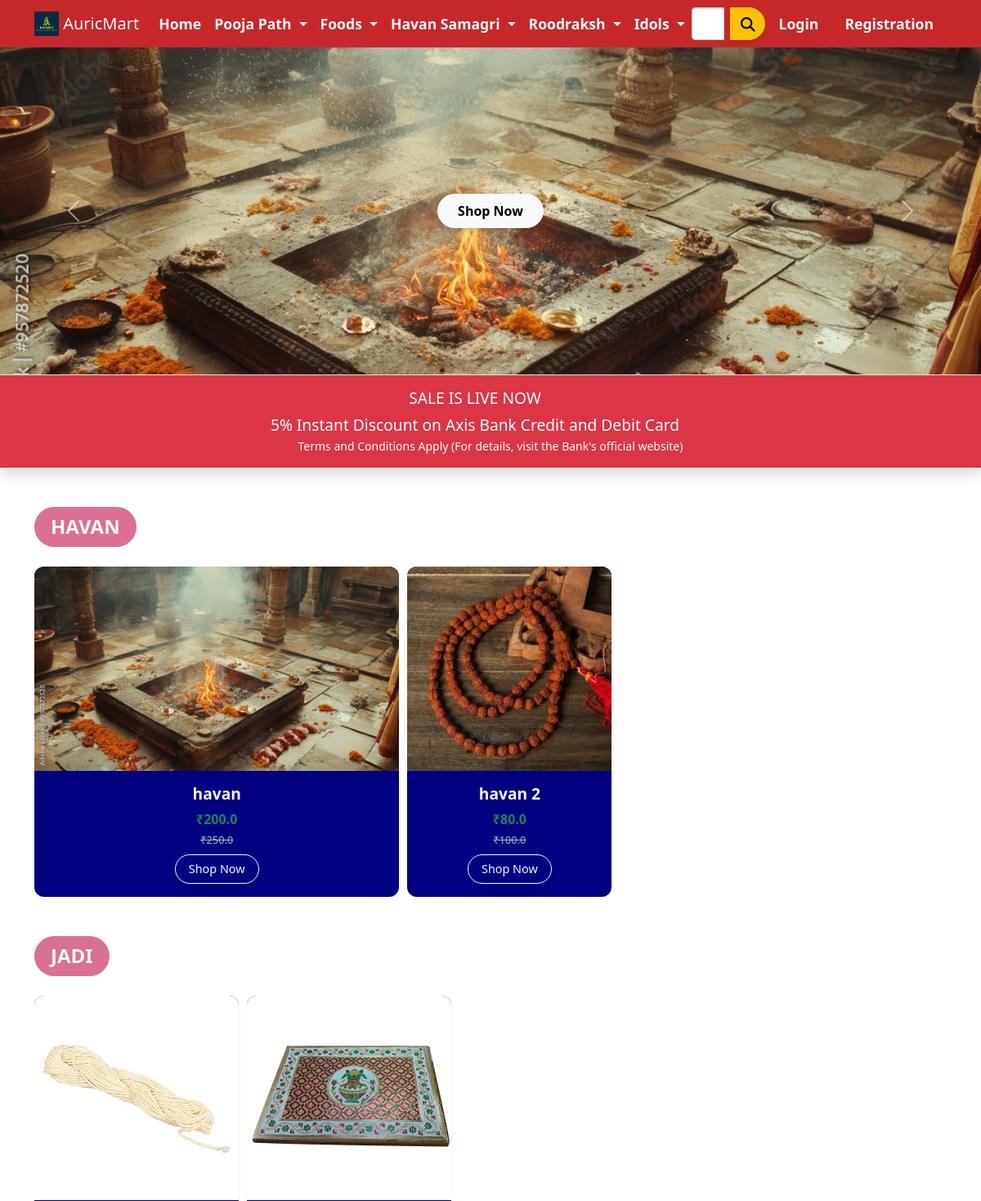
/ (upper part), run on an earlier commit of the app's database.
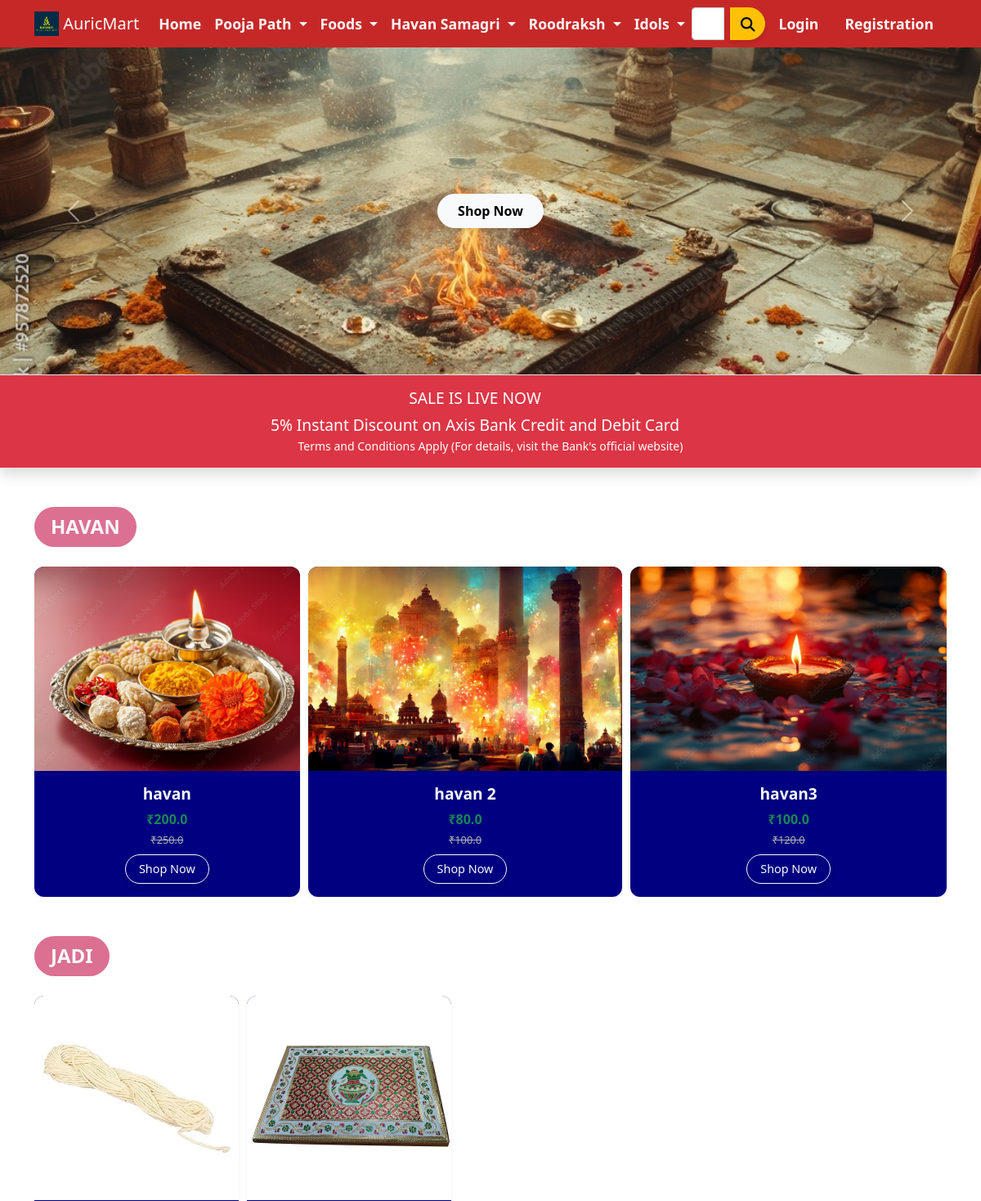
And on a later commit of the database.
### app/models.py (models this page shows, shortened)
class Product(models.Model):
    title = models.CharField(max_length=100, null=True)
    selling_price = models.FloatField(null=True)
    discounted_price = models.FloatField(null=True)
    description = models.TextField(null=True)
    brand = models.CharField(max_length=100, null=True)
    category = models.CharField(choices=CATEGORY_CHOICES, max_length=2, null=True)
    FAQ = models.TextField(null=True)
    Product_Analysis = models.URLField(null=True)
    product_image = models.ImageField(upload_to='product_images', null=True)
    created_at = models.DateTimeField(auto_now_add=True, null=True)
    updated_at = models.DateTimeField(auto_now=True, null=True)

### app/views.py (the view)
# urls.py: path('', views.home_view, name='home'),
def home_view(request):
    categories = [
        {'name': 'Havan', 'url': 'havan', 'code': 'H'},
        {'name': 'Jadi', 'url': 'jadi', 'code': 'J'},
        {'name': 'Roodraksh', 'url': 'roodraksh', 'code': 'R'},
        {'name': 'Jap Mala', 'url': 'jap', 'code': 'JM'},
        {'name': 'Idols', 'url': 'idols', 'code': 'I'},
    ]
    category_data = {}
    for category in categories:
        products = Product.objects.filter(category=category['code'])  # Use 'category' instead of 'category_code'
        category_data[category['name']] = products  # Assign products to each category name
    return render(request, 'app/home.html', {'categories': categories, 'category_data': category_data})

### app/templates/app/home.html (shortened to what this page needs)
{% extends 'app/base.html' %}
{% load static %}
{% block banner_slider %}
<div id="carouselExampleControls" class="carousel slide" data-bs-ride="carousel">
  <div class="carousel-inner position-relative">
      <div class="carousel-item active">
          <div class="carousel-caption d-flex flex-column justify-content-center align-items-center">
            <a href="{% url 'havan' %}">
              <button class="btn btn-light px-4 py-2 fw-bold">Shop Now</button>
            </a>
          </div>
      </div>
  </div>
  <a class="carousel-control-prev" href="#carouselExampleControls" role="button" data-bs-slide="prev">
      <span class="carousel-control-prev-icon" aria-hidden="true"></span>
  </a>
  <a class="carousel-control-next" href="#carouselExampleControls" role="button" data-bs-slide="next">
      <span class="carousel-control-next-icon" aria-hidden="true"></span>
  </a>
</div>
{% endblock banner_slider %}
{% block livesale %}
<div class="container-fluid">
  <div class="row bg-danger text-center p-3 text-white border-top shadow sale-marquee">
    <h1 class="sale-title">SALE IS LIVE NOW</h1>
    <span class="sale-description">5% Instant Discount on Axis Bank Credit and Debit Card</span>
    <small class="fw-lighter">Terms and Conditions Apply (For details, visit the Bank's official website)</small>
  </div>
</div>
{% endblock livesale %}
{% block main-content %}
<div class="container my-5">
  {% for category_name, products in category_data.items %}
  <div class="mb-5">
      <h2 class="fw-bold text-light category-button mb-4 text-uppercase" style="font-size: 1.5rem;">
          {{ category_name }}
      </h2>
      <div class="d-flex overflow-auto" style="gap: 10px; scrollbar-width: thin; scroll-behavior: smooth;">
          {% for product in products %}
          <div class="card shadow-sm border-0"
     style="min-width: 200px; background-color: #000080; color: #ffffff; border-radius: 12px;">
    <img src="{{ product.product_image.url }}"
         class="card-img-top"
         alt="{{ product.title }}"
         style="height: 250px; width: 100%; object-fit: cover; border-radius: 12px 12px 0 0;">
    <div class="card-body text-center">
        <h5 class="card-title text-truncate text-light mb-2"
            style="font-size: 1.2rem; font-weight: 600;">
            {{ product.title }}
        </h5>
        <p class="text-success fw-bold mb-1"
           style="font-size: 1rem;">
            ₹{{ product.discounted_price }}
        </p>
        <p class="text-muted small mb-2"
           style="text-decoration: line-through; font-size: 0.8rem;">
            ₹{{ product.selling_price }}
        </p>
                  <a href="{% url 'product-detail' product.id %}" class="btn btn-outline-light btn-sm"
                     style="font-size: 0.9rem; padding: 6px 16px; border-radius: 20px;">
                      Shop Now
                  </a>
              </div>
          </div>
          {% endfor %}
      </div>
  </div>
  {% endfor %}
</div>
{% endblock main-content %}

What changed in the data, as far as the page shows it:
changed Product "havan": product_image: a different picture
changed Product "havan 2": product_image: a different picture
added Product: product_image (picture), title "havan3", discounted_price "100.0", selling_price "120.0", shown under "HAVAN"
